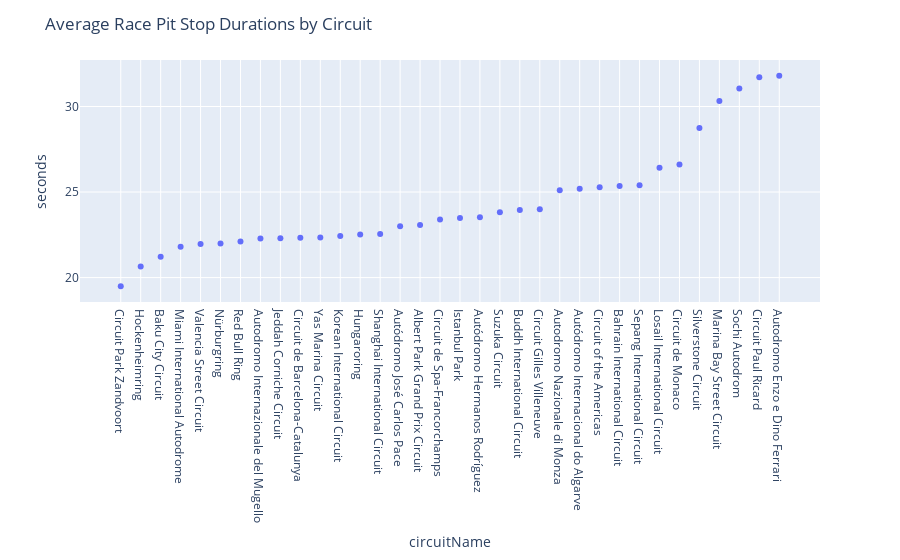

This figure's notebook cell:
### Code cell
fig = px.scatter(newPitStops[newPitStops['seconds']<50].groupby(by=['circuitName']).mean().reset_index().sort_values(by='seconds',ascending=True),
                 x='circuitName',
                 y='seconds',
                )
fig.update_layout(
    title_text='Average Race Pit Stop Durations by Circuit',
)
fig.show()

### Figure 1 — Plotly figure (JSON) as saved in the notebook; plotly's stock layout.template omitted (floating-point values rounded to 4 significant figures)
{"data": [{"hovertemplate": "circuitName=%{x}<br>seconds=%{y}<extra></extra>", "legendgroup": "", "marker": {"color": "#636efa", "symbol": "circle"}, "mode": "markers", "name": "", "orientation": "v", "showlegend": false, "type": "scatter", "x": ["Circuit Park Zandvoort", "Hockenheimring", "Baku City Circuit", "Miami International Autodrome", "Valencia Street Circuit", "Nürburgring", "Red Bull Ring", "Autodromo Internazionale del Mugello", "Jeddah Corniche Circuit", "Circuit de Barcelona-Catalunya", "Yas Marina Circuit", "Korean International Circuit", "Hungaroring", "Shanghai International Circuit", "Autódromo José Carlos Pace", "Albert Park Grand Prix Circuit", "Circuit de Spa-Francorchamps", "Istanbul Park", "Autódromo Hermanos Rodríguez", "Suzuka Circuit", "Buddh International Circuit", "Circuit Gilles Villeneuve", "Autodromo Nazionale di Monza", "Autódromo Internacional do Algarve", "Circuit of the Americas", "Bahrain International Circuit", "Sepang International Circuit", "Losail International Circuit", "Circuit de Monaco", "Silverstone Circuit", "Marina Bay Street Circuit", "Sochi Autodrom", "Circuit Paul Ricard", "Autodromo Enzo e Dino Ferrari"], "xaxis": "x", "y": [19.5, 20.65, 21.21, 21.8, 21.97, 21.99, 22.11, 22.28, 22.3, 22.33, 22.35, 22.44, 22.52, 22.55, 23.0, 23.08, 23.4, 23.48, 23.53, 23.81, 23.94, 24.0, 25.11, 25.19, 25.29, 25.35, 25.39, 26.42, 26.61, 28.74, 30.32, 31.05, 31.72, 31.79], "yaxis": "y"}], "layout": {"legend": {"tracegroupgap": 0}, "margin": {"t": 60}, "title": {"text": "Average Race Pit Stop Durations by Circuit"}, "xaxis": {"anchor": "y", "domain": [0, 1], "title": {"text": "circuitName"}}, "yaxis": {"anchor": "x", "domain": [0, 1], "title": {"text": "seconds"}}}}
